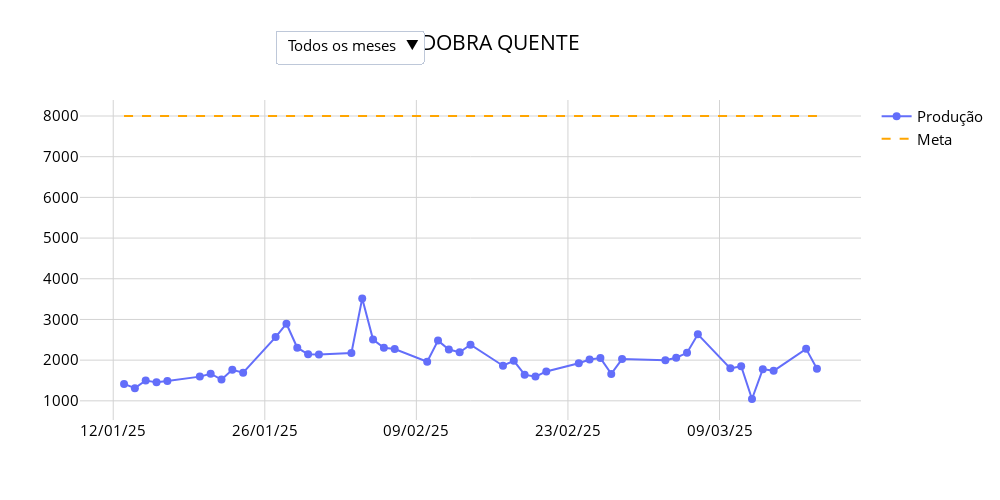

Notebook code for this chart:
### Code cell
df_pivot.index = pd.to_datetime(df_pivot.index, format='%d/%m/%Y')

# Filtrar para mostrar apenas os dados de 2024
df_pivot = df_pivot[df_pivot.index.year == 2025]

# Filtrar para mostrar apenas os dados de 2024 e até o dia anterior ao atual
data_atual = datetime.now().date()
df_pivot = df_pivot[(df_pivot.index.year == 2025) & (df_pivot.index < pd.Timestamp(data_atual))]
df_pivot = df_pivot[~df_pivot.index.weekday.isin([5, 6])]


# Extrair os meses do DataFrame para criar os filtros
df_pivot['Month'] = df_pivot.index.strftime('%B')  # Adiciona uma coluna com o nome do mês
months = df_pivot['Month'].unique()

# Criar o gráfico de linha com marcadores para a coluna 'CORTE'
fig = make_subplots(rows=1, cols=1, shared_xaxes=True, vertical_spacing=0.05)

# Adicionar a linha com os pontos de produção para 'CORTE' (inicialmente mostrando todos os meses de 2024)
fig.add_trace(go.Scatter(
    x=df_pivot.index, 
    y=df_pivot['DOBRA QUENTE'],
    mode='lines+markers',
    name='Produção',  # Nome da linha na legenda
    marker=dict(size=8),
    line=dict(width=2),
    hovertemplate="<b>Data</b>: %{x}<br><b>Produção</b>: %{y}<extra></extra>"
))

# Adicionar a linha de referência inicial (meta) - exemplo com valor 8000
fig.add_trace(go.Scatter(
    x=df_pivot.index, 
    y=[8000] * len(df_pivot), 
    mode='lines',
    name='Meta',  # Nome da linha de meta na legenda
    line=dict(color='orange', width=2, dash='dash'),
    hoverinfo='none'
))

# Configurar o layout com fundo transparente, linhas de grade, e outras customizações
fig.update_layout(
    title={
        'text': 'DOBRA QUENTE',  # Título fixo do gráfico
        'x': 0.5,  # Centralizar o título horizontalmente
        'xanchor': 'center'
    },
    xaxis=dict(
        tickformat='%d/%m/%y',  # Formato para mostrar o ano abreviado no eixo X
        showgrid=True,
        gridcolor='lightgrey'
    ),
    yaxis=dict(
        showgrid=True,
        gridcolor='lightgrey'
    ),
    template='plotly_white',
    plot_bgcolor='rgba(0, 0, 0, 0)',  # Fundo transparente
    height=500, width=1000,
    font_color="blue",
    title_font_color="black",
    font=dict(size=15, color="Black")
)

# Criar os filtros dinâmicos para o mês
dropdown_buttons_month = [
    dict(label="Todos os meses",
         method="update",
         args=[{"x": [df_pivot.index, df_pivot.index], 
                "y": [df_pivot['DOBRA QUENTE'], [8000] * len(df_pivot)]},
               {"annotations": []}]),  # Remove a atualização do título
]

# Adicionar uma opção no dropdown para cada mês
for month in months:
    filtered_df = df_pivot[df_pivot['Month'] == month]  # Filtra o DataFrame pelo mês atual
    dropdown_buttons_month.append(
        dict(label=month,  # Nome do mês que aparecerá no menu
             method="update",
             args=[{"x": [filtered_df.index, filtered_df.index], 
                    "y": [filtered_df['CORTE'], [8000] * len(filtered_df)]},
                   {"annotations": []}])  # Remove a atualização do título
    )

# Adicionar os botões ao layout e posicionar na mesma linha do título
fig.update_layout(
    updatemenus=[
        dict(
            buttons=dropdown_buttons_month,
            direction="down",  # Direção do menu (dropdown)
            pad={"r": 10, "t": 10},  # Espaçamento do menu em relação ao gráfico
            showactive=True,
            x=0.25,  # Ajusta a posição horizontal do menu
            xanchor='left',
            y=1.25,  # Ajusta a posição vertical para alinhar com o título
            yanchor='top'
        )
    ]
)

# Mostrar o gráfico
fig.show()

### Figure 1 — Plotly figure (JSON) as saved in the notebook; plotly's stock layout.template omitted (floating-point values rounded to 4 significant figures)
{"data": [{"hovertemplate": "<b>Data</b>: %{x}<br><b>Produção</b>: %{y}<extra></extra>", "line": {"width": 2}, "marker": {"size": 8}, "mode": "lines+markers", "name": "Produção", "type": "scatter", "x": ["2025-01-13T00:00:00", "2025-01-14T00:00:00", "2025-01-15T00:00:00", "2025-01-16T00:00:00", "2025-01-17T00:00:00", "2025-01-20T00:00:00", "2025-01-21T00:00:00", "2025-01-22T00:00:00", "2025-01-23T00:00:00", "2025-01-24T00:00:00", "2025-01-27T00:00:00", "2025-01-28T00:00:00", "2025-01-29T00:00:00", "2025-01-30T00:00:00", "2025-01-31T00:00:00", "2025-02-03T00:00:00", "2025-02-04T00:00:00", "2025-02-05T00:00:00", "2025-02-06T00:00:00", "2025-02-07T00:00:00", "2025-02-10T00:00:00", "2025-02-11T00:00:00", "2025-02-12T00:00:00", "2025-02-13T00:00:00", "2025-02-14T00:00:00", "2025-02-17T00:00:00", "2025-02-18T00:00:00", "2025-02-19T00:00:00", "2025-02-20T00:00:00", "2025-02-21T00:00:00", "2025-02-24T00:00:00", "2025-02-25T00:00:00", "2025-02-26T00:00:00", "2025-02-27T00:00:00", "2025-02-28T00:00:00", "2025-03-04T00:00:00", "2025-03-05T00:00:00", "2025-03-06T00:00:00", "2025-03-07T00:00:00", "2025-03-10T00:00:00", "2025-03-11T00:00:00", "2025-03-12T00:00:00", "2025-03-13T00:00:00", "2025-03-14T00:00:00", "2025-03-17T00:00:00", "2025-03-18T00:00:00"], "y": [1416, 1311, 1501, 1454, 1488, 1595, 1666, 1523, 1762, 1690, 2567, 2895, 2305, 2144, 2141, 2175, 3517, 2506, 2302, 2272, 1960, 2480, 2261, 2195, 2379, 1863, 1984, 1644, 1595, 1723, 1924, 2014, 2050, 1662, 2027, 1995, 2059, 2180, 2635, 1798, 1852, 1045, 1779, 1737, 2277, 1791]}, {"hoverinfo": "none", "line": {"color": "orange", "dash": "dash", "width": 2}, "mode": "lines", "name": "Meta", "type": "scatter", "x": ["2025-01-13T00:00:00", "2025-01-14T00:00:00", "2025-01-15T00:00:00", "2025-01-16T00:00:00", "2025-01-17T00:00:00", "2025-01-20T00:00:00", "2025-01-21T00:00:00", "2025-01-22T00:00:00", "2025-01-23T00:00:00", "2025-01-24T00:00:00", "2025-01-27T00:00:00", "2025-01-28T00:00:00", "2025-01-29T00:00:00", "2025-01-30T00:00:00", "2025-01-31T00:00:00", "2025-02-03T00:00:00", "2025-02-04T00:00:00", "2025-02-05T00:00:00", "2025-02-06T00:00:00", "2025-02-07T00:00:00", "2025-02-10T00:00:00", "2025-02-11T00:00:00", "2025-02-12T00:00:00", "2025-02-13T00:00:00", "2025-02-14T00:00:00", "2025-02-17T00:00:00", "2025-02-18T00:00:00", "2025-02-19T00:00:00", "2025-02-20T00:00:00", "2025-02-21T00:00:00", "2025-02-24T00:00:00", "2025-02-25T00:00:00", "2025-02-26T00:00:00", "2025-02-27T00:00:00", "2025-02-28T00:00:00", "2025-03-04T00:00:00", "2025-03-05T00:00:00", "2025-03-06T00:00:00", "2025-03-07T00:00:00", "2025-03-10T00:00:00", "2025-03-11T00:00:00", "2025-03-12T00:00:00", "2025-03-13T00:00:00", "2025-03-14T00:00:00", "2025-03-17T00:00:00", "2025-03-18T00:00:00"], "y": [8000, 8000, 8000, 8000, 8000, 8000, 8000, 8000, 8000, 8000, 8000, 8000, 8000, 8000, 8000, 8000, 8000, 8000, 8000, 8000, 8000, 8000, 8000, 8000, 8000, 8000, 8000, 8000, 8000, 8000, 8000, 8000, 8000, 8000, 8000, 8000, 8000, 8000, 8000, 8000, 8000, 8000, 8000, 8000, 8000, 8000]}], "layout": {"font": {"color": "Black", "size": 15}, "height": 500, "plot_bgcolor": "rgba(0, 0, 0, 0)", "title": {"font": {"color": "black"}, "text": "DOBRA QUENTE", "x": 0.5, "xanchor": "center"}, "updatemenus": [{"buttons": [{"args": [{"x": [["2025-01-13T00:00:00", "2025-01-14T00:00:00", "2025-01-15T00:00:00", "2025-01-16T00:00:00", "2025-01-17T00:00:00", "2025-01-20T00:00:00", "2025-01-21T00:00:00", "2025-01-22T00:00:00", "2025-01-23T00:00:00", "2025-01-24T00:00:00", "2025-01-27T00:00:00", "2025-01-28T00:00:00", "2025-01-29T00:00:00", "2025-01-30T00:00:00", "2025-01-31T00:00:00", "2025-02-03T00:00:00", "2025-02-04T00:00:00", "2025-02-05T00:00:00", "2025-02-06T00:00:00", "2025-02-07T00:00:00", "2025-02-10T00:00:00", "2025-02-11T00:00:00", "2025-02-12T00:00:00", "2025-02-13T00:00:00", "2025-02-14T00:00:00", "2025-02-17T00:00:00", "2025-02-18T00:00:00", "2025-02-19T00:00:00", "2025-02-20T00:00:00", "2025-02-21T00:00:00", "2025-02-24T00:00:00", "2025-02-25T00:00:00", "2025-02-26T00:00:00", "2025-02-27T00:00:00", "2025-02-28T00:00:00", "2025-03-04T00:00:00", "2025-03-05T00:00:00", "2025-03-06T00:00:00", "2025-03-07T00:00:00", "2025-03-10T00:00:00", "2025-03-11T00:00:00", "2025-03-12T00:00:00", "2025-03-13T00:00:00", "2025-03-14T00:00:00", "2025-03-17T00:00:00", "2025-03-18T00:00:00"], ["2025-01-13T00:00:00", "2025-01-14T00:00:00", "2025-01-15T00:00:00", "2025-01-16T00:00:00", "2025-01-17T00:00:00", "2025-01-20T00:00:00", "2025-01-21T00:00:00", "2025-01-22T00:00:00", "2025-01-23T00:00:00", "2025-01-24T00:00:00", "2025-01-27T00:00:00", "2025-01-28T00:00:00", "2025-01-29T00:00:00", "2025-01-30T00:00:00", "2025-01-31T00:00:00", "2025-02-03T00:00:00", "2025-02-04T00:00:00", "2025-02-05T00:00:00", "2025-02-06T00:00:00", "2025-02-07T00:00:00", "2025-02-10T00:00:00", "2025-02-11T00:00:00", "2025-02-12T00:00:00", "2025-02-13T00:00:00", "2025-02-14T00:00:00", "2025-02-17T00:00:00", "2025-02-18T00:00:00", "2025-02-19T00:00:00", "2025-02-20T00:00:00", "2025-02-21T00:00:00", "2025-02-24T00:00:00", "2025-02-25T00:00:00", "2025-02-26T00:00:00", "2025-02-27T00:00:00", "2025-02-28T00:00:00", "2025-03-04T00:00:00", "2025-03-05T00:00:00", "2025-03-06T00:00:00", "2025-03-07T00:00:00", "2025-03-10T00:00:00", "2025-03-11T00:00:00", "2025-03-12T00:00:00", "2025-03-13T00:00:00", "2025-03-14T00:00:00", "2025-03-17T00:00:00", "2025-03-18T00:00:00"]], "y": [[1416, 1311, 1501, 1454, 1488, 1595, 1666, 1523, 1762, 1690, 2567, 2895, 2305, 2144, 2141, 2175, 3517, 2506, 2302, 2272, 1960, 2480, 2261, 2195, 2379, 1863, 1984, 1644, 1595, 1723, 1924, 2014, 2050, 1662, 2027, 1995, 2059, 2180, 2635, 1798, 1852, 1045, 1779, 1737, 2277, 1791], [8000, 8000, 8000, 8000, 8000, 8000, 8000, 8000, 8000, 8000, 8000, 8000, 8000, 8000, 8000, 8000, 8000, 8000, 8000, 8000, 8000, 8000, 8000, 8000, 8000, 8000, 8000, 8000, 8000, 8000, 8000, 8000, 8000, 8000, 8000, 8000, 8000, 8000, 8000, 8000, 8000, 8000, 8000, 8000, 8000, 8000]]}, {"annotations": []}], "label": "Todos os meses", "method": "update"}, {"args": [{"x": [["2025-01-13T00:00:00", "2025-01-14T00:00:00", "2025-01-15T00:00:00", "2025-01-16T00:00:00", "2025-01-17T00:00:00", "2025-01-20T00:00:00", "2025-01-21T00:00:00", "2025-01-22T00:00:00", "2025-01-23T00:00:00", "2025-01-24T00:00:00", "2025-01-27T00:00:00", "2025-01-28T00:00:00", "2025-01-29T00:00:00", "2025-01-30T00:00:00", "2025-01-31T00:00:00"], ["2025-01-13T00:00:00", "2025-01-14T00:00:00", "2025-01-15T00:00:00", "2025-01-16T00:00:00", "2025-01-17T00:00:00", "2025-01-20T00:00:00", "2025-01-21T00:00:00", "2025-01-22T00:00:00", "2025-01-23T00:00:00", "2025-01-24T00:00:00", "2025-01-27T00:00:00", "2025-01-28T00:00:00", "2025-01-29T00:00:00", "2025-01-30T00:00:00", "2025-01-31T00:00:00"]], "y": [[4365, 4303, 1625, 2595, 3935, 7097, 2944, 4515, 6872, 3614, 5414, 4441, 4660, 9076, 6940], [8000, 8000, 8000, 8000, 8000, 8000, 8000, 8000, 8000, 8000, 8000, 8000, 8000, 8000, 8000]]}, {"annotations": []}], "label": "janeiro", "method": "update"}, {"args": [{"x": [["2025-02-03T00:00:00", "2025-02-04T00:00:00", "2025-02-05T00:00:00", "2025-02-06T00:00:00", "2025-02-07T00:00:00", "2025-02-10T00:00:00", "2025-02-11T00:00:00", "2025-02-12T00:00:00", "2025-02-13T00:00:00", "2025-02-14T00:00:00", "2025-02-17T00:00:00", "2025-02-18T00:00:00", "2025-02-19T00:00:00", "2025-02-20T00:00:00", "2025-02-21T00:00:00", "2025-02-24T00:00:00", "2025-02-25T00:00:00", "2025-02-26T00:00:00", "2025-02-27T00:00:00", "2025-02-28T00:00:00"], ["2025-02-03T00:00:00", "2025-02-04T00:00:00", "2025-02-05T00:00:00", "2025-02-06T00:00:00", "2025-02-07T00:00:00", "2025-02-10T00:00:00", "2025-02-11T00:00:00", "2025-02-12T00:00:00", "2025-02-13T00:00:00", "2025-02-14T00:00:00", "2025-02-17T00:00:00", "2025-02-18T00:00:00", "2025-02-19T00:00:00", "2025-02-20T00:00:00", "2025-02-21T00:00:00", "2025-02-24T00:00:00", "2025-02-25T00:00:00", "2025-02-26T00:00:00", "2025-02-27T00:00:00", "2025-02-28T00:00:00"]], "y": [[4197, 4413, 4499, 4392, 6307, 3399, 4720, 4281, 4606, 5541, 5562, 1549, 3304, 5123, 5479, 4352, 4656, 1548, 3923, 3750], [8000, 8000, 8000, 8000, 8000, 8000, 8000, 8000, 8000, 8000, 8000, 8000, 8000, 8000, 8000, 8000, 8000, 8000, 8000, 8000]]}, {"annotations": []}], "label": "fevereiro", "method": "update"}, {"args": [{"x": [["2025-03-04T00:00:00", "2025-03-05T00:00:00", "2025-03-06T00:00:00", "2025-03-07T00:00:00", "2025-03-10T00:00:00", "2025-03-11T00:00:00", "2025-03-12T00:00:00", "2025-03-13T00:00:00", "2025-03-14T00:00:00", "2025-03-17T00:00:00", "2025-03-18T00:00:00"], ["2025-03-04T00:00:00", "2025-03-05T00:00:00", "2025-03-06T00:00:00", "2025-03-07T00:00:00", "2025-03-10T00:00:00", "2025-03-11T00:00:00", "2025-03-12T00:00:00", "2025-03-13T00:00:00", "2025-03-14T00:00:00", "2025-03-17T00:00:00", "2025-03-18T00:00:00"]], "y": [[6122, 3633, 6707, 3237, 1248, 4842, 4608, 5343, 5473, 4835, 3703], [8000, 8000, 8000, 8000, 8000, 8000, 8000, 8000, 8000, 8000, 8000]]}, {"annotations": []}], "label": "marÃ§o", "method": "update"}], "direction": "down", "pad": {"r": 10, "t": 10}, "showactive": true, "x": 0.25, "xanchor": "left", "y": 1.25, "yanchor": "top"}], "width": 1000, "xaxis": {"anchor": "y", "domain": [0, 1], "gridcolor": "lightgrey", "showgrid": true, "tickformat": "%d/%m/%y"}, "yaxis": {"anchor": "x", "domain": [0, 1], "gridcolor": "lightgrey", "showgrid": true}}}
